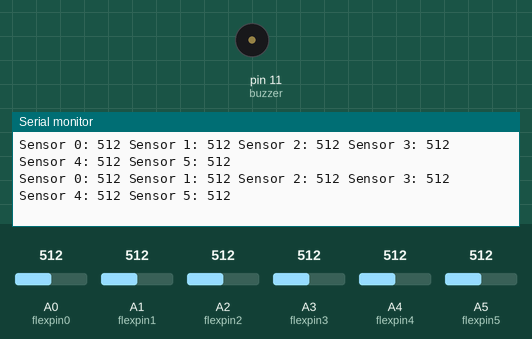
Simulated run of this sketch. Board: Arduino Uno, built with avr-gcc and run on an emulated ATmega328P. Parts: buzzer (waves = sounding, pin HIGH), the last lines printed to the serial monitor. The test bench sets the inputs (shaded band); at power-on: A0 (flexpin0) = 512, A1 (flexpin1) = 512, A2 (flexpin2) = 512, A3 (flexpin3) = 512, A4 (flexpin4) = 512, A5 (flexpin5) = 512.

Above: at 1.2 s.
1.3 s: A0 (flexpin0) set to 107
At 1.48 s:
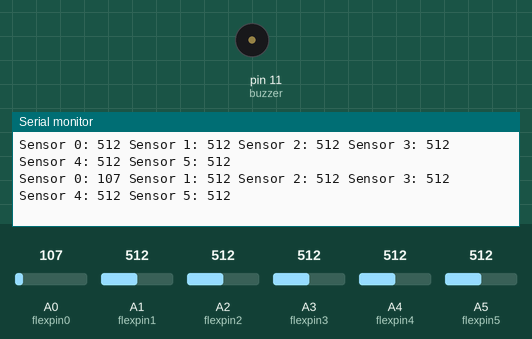
4.3 s: A0 (flexpin0) set to 95
At 4.31 s:
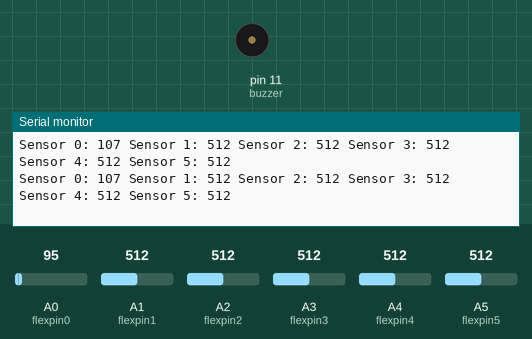
5.8 s: A1 (flexpin1) set to 104
At 5.8 s:
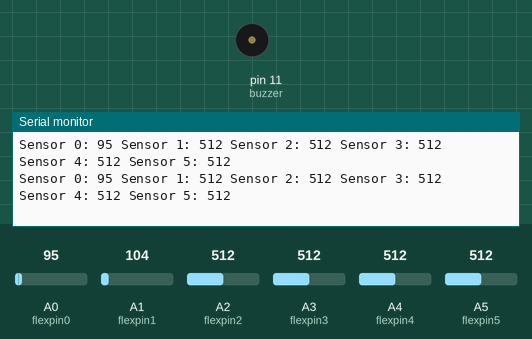
8.8 s: A1 (flexpin1) set to 92
At 8.85 s:
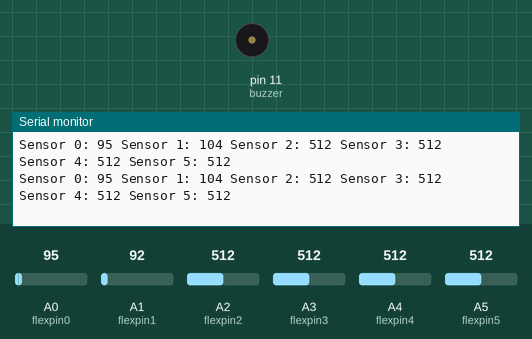
11.8 s: A2 (flexpin2) set to 108
At 11.88 s:
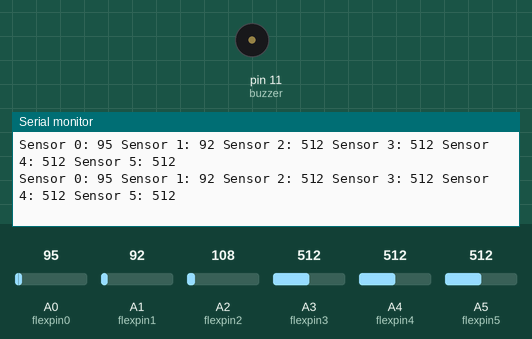
13.3 s: A2 (flexpin2) set to 91
At 13.34 s:
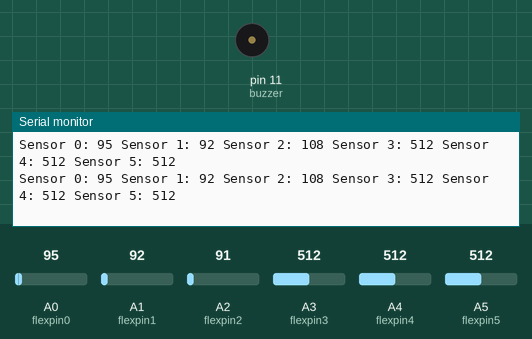
Timing chart, 0 to 16.3 s (numbered marks = the images above; inputs shaded):
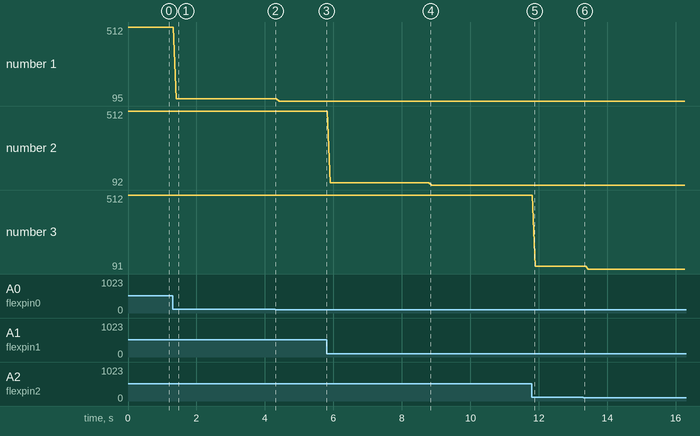

The sketch:

main.ino
```cpp
#define NOTE_A5  880
#define NOTE_B5  988
#define NOTE_C6  1047
#define NOTE_D6  1175
#define NOTE_E6  1319
#define NOTE_F6  1397

#define flexpin0 A0
#define flexpin1 A1
#define flexpin2 A2
#define flexpin3 A3
#define flexpin4 A4
#define flexpin5 A5

int flag0 = 0;
int flag1 = 0;
int flag2 = 0;
int flag3 = 0;
int flag4 = 0;
int flag5 = 0;

#define THRESHOLD 28
#define THRESHOLD2 22

 // change tempo to make the song slower or faster
 int tempo = 140;
 int buzzer = 11;  //Buzzer Pin
 // notes of the melody followed by the duration.
 // a 4 means a quarter note, 8 an eighteenth , 16 sixteenth, so on
 int mel0 = NOTE_A5;
 int mel1 = NOTE_B5;
 int mel2 = NOTE_C6;
 int mel3 = NOTE_D6;
 int mel4 = NOTE_E6;
 int mel5 = NOTE_F6;

 int wholenote0 = 60000 / tempo;  //wholeote decides duration of the note, if temp higher, duration lesser, 60000-> millisec in miniute
 int wholenote1 = 60000 / tempo;
 int wholenote2 = 60000 / tempo;
 int wholenote3 = 60000 / tempo;
 int wholenote4 = 60000 / tempo;
 int wholenote5 = 60000 / tempo;

 void setup() {
  Serial.begin(9600);
  pinMode(flexpin0,INPUT);
  pinMode(flexpin1,INPUT);
  pinMode(flexpin2,INPUT);
  pinMode(flexpin3,INPUT);
  pinMode(flexpin4,INPUT);
  pinMode(flexpin5,INPUT);
  pinMode(buzzer, OUTPUT);
 }
 void loop(){
  int sensorValue0 = analogRead(flexpin0);
  int sensorValue1 = analogRead(flexpin1);
  int sensorValue2 = analogRead(flexpin2);
  int sensorValue3 = analogRead(flexpin3);
  int sensorValue4 = analogRead(flexpin4);
  int sensorValue5 = analogRead(flexpin5);

  Serial.print("Sensor 0: ");
  Serial.print(sensorValue0);
  Serial.print(" Sensor 1: ");
  Serial.print(sensorValue1);
  Serial.print(" Sensor 2: ");
  Serial.print(sensorValue2);
  Serial.print(" Sensor 3: ");
  Serial.print(sensorValue3);
  Serial.print(" Sensor 4: ");
  Serial.print(sensorValue4);
  Serial.print(" Sensor 5: ");
  Serial.println(sensorValue5);

  if(sensorValue0 < THRESHOLD){
    if(flag0 == 0){
      flag0 = 1; // it is playing now
      tone(buzzer, mel0, wholenote0 * 1);
      delay(wholenote0);
      noTone(buzzer);
    }
  }
  else{
    flag0 = 0;
  }

  if(sensorValue1 < THRESHOLD){
    if(flag1 == 0){
      flag1 = 1; // it is playing now
      tone(buzzer, mel1, wholenote1 * 1);
      delay(wholenote1);
      noTone(buzzer);
    }
  }
  else{
    flag1 = 0;
  }

  if(sensorValue2 < THRESHOLD2){
    if(flag2 == 0){
      flag2 = 1; // it is playing now
      tone(buzzer, mel2, wholenote2 * 1);
      delay(wholenote2);
      noTone(buzzer);
    }
  }
  else{
    flag2 = 0;
  }

  if(sensorValue3 < THRESHOLD){
    if(flag3 == 0){
      flag3 = 1; // it is playing now
      tone(buzzer, mel3, wholenote3 * 1);
      delay(wholenote3);
      noTone(buzzer);
    }
  }
  else{
    flag3 = 0;
  }

  if(sensorValue4 < THRESHOLD){
    if(flag4 == 0){
      flag4 = 1; // it is playing now
      tone(buzzer, mel4, wholenote4 * 1);
      delay(wholenote4);
      noTone(buzzer);
    }
  }
  else{
    flag4 = 0;
  }

  if(sensorValue5 < THRESHOLD){
    if(flag5 == 0){
      flag5 = 1; // it is playing now
      tone(buzzer, mel5, wholenote5 * 1);
      delay(wholenote5);
      noTone(buzzer);
    }
  }
  else{
    flag5 = 0;
  }
 }
```

Measured:
- after the input at 1.3 s, the serial monitor: prints a new line after 0.12 s (image 1)
- plotted number 1: 512 → 107 after the input at 1.3 s, 107 → 95 after the input at 4.3 s
- plotted number 2: 512 → 104 after the input at 5.8 s, 104 → 92 after the input at 8.8 s
- plotted number 3: 512 → 108 after the input at 11.8 s, 108 → 91 after the input at 13.3 s
